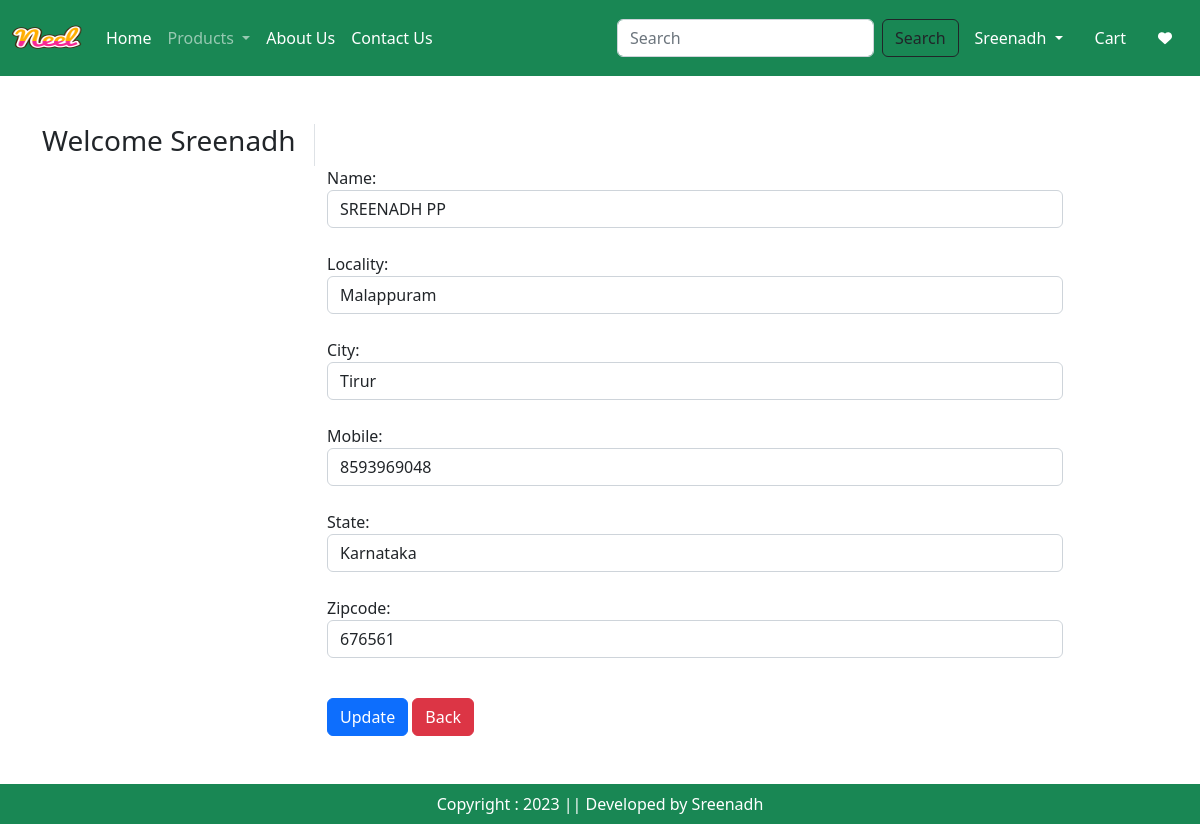
The page /updateaddress/1 (signed in) on the database its author committed.
### users/models.py (models this page shows, shortened)
class Customer(models.Model):
    user = models.ForeignKey(User, on_delete=models.CASCADE)
    name = models.CharField(max_length=200)
    locality = models.CharField(max_length=200)
    city = models.CharField(max_length=50)
    mobile = models.IntegerField(default=0)
    zipcode = models.IntegerField()
    state = models.CharField(choices=STATE_CHOICES, max_length=100)

### users/views.py (the view, shortened to what this page needs)
# urls.py: path('updateaddress/<int:pk>', users_views.UpdateAddress.as_view(), name="updateaddress"),
class UpdateAddress(LoginRequiredMixin, View):
    def get(self, request, pk):
        customer = Customer.objects.get(id=pk)
        form = CustomerProfileForm(instance=customer)
        return render(request, 'users/updateaddress.html', locals())

### users/forms.py
class CustomerProfileForm(forms.ModelForm):
    class Meta:
        model = Customer
        fields = ['name', 'locality', 'city', 'mobile', 'state', 'zipcode']
        widgets = {
            'name' : forms.TextInput(attrs={'class' : 'form-control'}),
            'locality' : forms.TextInput(attrs={'class' : 'form-control'}),
            'city' : forms.TextInput(attrs={'class' : 'form-control'}),
            'mobile' : forms.NumberInput(attrs={'class' : 'form-control'}),
            'state' : forms.Select(attrs={'class' : 'form-control'}),
            'zipcode' : forms.NumberInput(attrs={'class' : 'form-control'}),
        }

### users/templates/users/updateAddress.html (shortened to what this page needs)
{% extends 'app/base.html' %}
{% load static %}
{% block main-content %}
<div class="container my-5">
    <div class="row">
        <div class="col-sm-3 border-end">
            <h3>Welcome <span class="text-capitalize">{{ request.user.username }}</span></h3>
        </div>
        <div class="col-sm-8 offset-sm-3">
            <form action="" method="POST">
                {% for fm in form %}
                    {{ fm.label_tag }} {{ fm }} <small class="text-danger">{{ fm.errors| striptags }}</small> <br>
                {% endfor %}
                <div class="col-12 my-3">
                    <button type="submit" class="btn btn-primary">Update</button>
                    <a href="{% url 'address' %}" type="button" class="btn btn-danger">Back</a>
                </div>
            </form>
        </div>
    </div>
</div><br>
{% endblock %}

### app/templates/app/base.html (shortened to what this page needs)
<!DOCTYPE html>
{% load static %}
<html lang="en">
<head>
    <link href="https://cdn.jsdelivr.net/npm/bootstrap@5.2.3/dist/css/bootstrap.min.css" rel="stylesheet">
    <link rel="stylesheet" href="{% static 'app/css/owl.carousel.min.css' %}">
    <link rel="stylesheet" href="{% static 'app/css/all.min.css' %}">
    <link rel="stylesheet" type="text/css" href="{% static 'app/css/style.css' %}">
</head>
<body>
    <nav class="navbar navbar-expand-lg navbar-dark bg-success">
        <div class="container-fluid">
          <a class="navbar-brand" href="#">
            <img  src="{% static 'app/images/neel.png' %}" alt="" width="70" height="50">
          </a>
          <div class="collapse navbar-collapse" id="navbarSupportedContent">
            <ul class="navbar-nav me-auto mb-2 mb-lg-0">
              <li class="nav-item">
                <a class="nav-link active" aria-current="page" href="/">Home</a>
              </li>
              <li class="nav-item dropdown">
                <a class="nav-link dropdown-toggle" href="#" role="button" data-bs-toggle="dropdown" aria-expanded="false">
                  Products
                </a>
              </li>
              <li class="nav-item">
                <a class="nav-link text-white" href="{% url 'about' %}">About Us</a>
              </li>
              <li class="nav-item">
                <a class="nav-link text-white" href="{% url 'contact' %}">Contact Us</a>
              </li>
            </ul>
            <form class="d-flex" role="search" action="/search">
              <input class="form-control me-2" type="search" placeholder="Search" name="search" aria-label="Search">
              <button class="btn btn-outline-dark" type="submit">Search</button>
          </form>
          </div>
          <ul class="navbar-nav me-auto mb-lg-0">
            {% if request.user.is_authenticated %}
            <li class="nav-item dropdown mx-2">
                <a class="nav-link dropdown-toggle text-white" href="#" role="button" data-bs-toggle="dropdown"
                    aria-expanded="false"> {{request.user |capfirst}}
                </a>
            </li>
            <li class="nav-item dropdown mx-2">
                <a href="{% url 'showcart' %}" class="nav-link text-white">
                     Cart
                </a>
            </li>
            <li class="nav-item dropdown mx-2">
                <a href="{% url 'wishlist' %}" class="nav-link text-white">
                     <i class="fas fa-heart fa-sm"></i>
                </a>
            </li>
            {% endif %}
          </ul>
        </div>
    </nav>
    {% block main-content %}{% endblock %}
    <footer class="container-fluid bg-success text-center fixed-bottom text-white p-2 mt-5">
        Copyright : 2023 || Developed by Sreenadh
    </footer>
</body>
</html>

### rows shown on the page
Customer: form "SREENADH PP" "Malappuram" "Tirur" "8593969048" "Karnataka" "676561"

### other values the page prints
{{ request.user |capfirst }} "Sreenadh"
{{ request.user.username }} "Sreenadh"
{{ fm.label_tag }} "Name:" "Locality:" "City:" "Mobile:" "State:" "Zipcode:"
